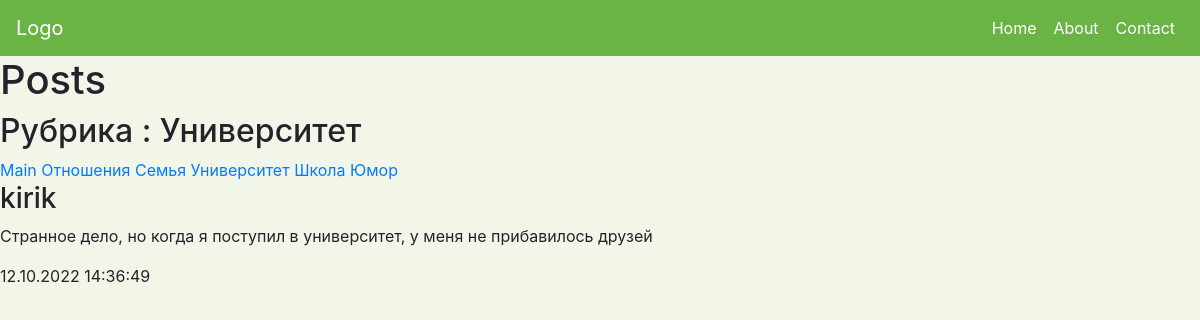
Screenshot of /blog_post/4/ with the database file from the repository.
### blog_post/models.py (models this page shows, shortened)
class Rubric(models.Model):
    name = models.CharField(max_length=20, db_index=True,
    verbose_name='Название')
    class Meta:
        verbose_name_plural = 'Рубрики'
        verbose_name = 'Рубрика'
        ordering = ['name']

class Post(models.Model):
    nickname = models.CharField(max_length=16, verbose_name='Ник')
    content = models.TextField(null=False, blank=False, verbose_name="Новость")
    published = models.DateTimeField(auto_now_add=True, db_index=True,
    verbose_name="Опубликовано")
    rubric = models.ForeignKey('Rubric', null=True, on_delete=models.PROTECT,
    verbose_name='Рубрика')
    class Meta:
        verbose_name_plural = "Посты"
        verbose_name = "Пост"
        ordering = ['-published']

### blog_post/views.py (the view)
# urls.py: path('<int:rubric_id>/', by_rubric, name='by_rubric'),
def by_rubric(request, rubric_id):
    posts = Post.objects.filter(rubric=rubric_id)
    rubrics = Rubric.objects.all()
    current_rubric = Rubric.objects.get(pk=rubric_id)
    context = {'posts': posts, 'rubrics':rubrics,
                'current_rubric': current_rubric}
    return render(request, 'by_rubric.html', context)

### blog_post/templates/by_rubric.html (shortened to what this page needs)
<html lang="en">
<head>
    <link rel="stylesheet" href="https://cdn.jsdelivr.net/npm/bootstrap@4.5.3/dist/css/bootstrap.min.css">
    <link rel="stylesheet" type="text/css" href="/home/pashtet/VSProjects/blog_project/blog_post/templates/main.css">
</head>
<body>
    <nav class="navbar navbar-expand-md">
        <a class="navbar-brand" href="#">Logo</a>
        <div class="collapse navbar-collapse" id="main-navigation">
            <ul class="navbar-nav">
                <li class="nav-item">
                    <a class="nav-link" href="#">Home</a>
                </li>
                <li class="nav-item">
                    <a class="nav-link" href="#">About</a>
                </li>
                <li class="nav-item">
                    <a class="nav-link" href="#">Contact</a>
                </li>
            </ul>
        </div>
    </nav>
    <h1>Posts</h1>
    <h2>Рубрика : {{ current_rubric.name }}</h2>
    <div>
        <a href="/blog_post/">Main</a>
        {% for rubric in rubrics %}
        <a href="/blog_post/{{ rubric.pk }}/">{{ rubric.name }}</a>
        {% endfor %}
    </div>
    {% for p in posts %}
    <div>
        <h3>{{ p.nickname }}</h3>
        <p>{{ p.content }}</p>
        <p>{{ p.published|date:"d.m.Y H:i:s" }}</p>
    </div>
    {% endfor %}
</body>
</html>

### blog_post/templates/main.css (style rules this page uses)
body { padding: 0; margin: 0; background: #f2f6e9; }
.navbar { background:#6ab446; }
.nav-link, .navbar-brand { color: #fff; cursor: pointer; }
.nav-link { margin-right: 1; }
.navbar-collapse { justify-content: flex-end; }

### rows the page displays
Rubric: name "Университет"
Rubric: name "Отношения"
Rubric: name "Семья"
Rubric: name "Школа"
Rubric: name "Юмор"
Post: nickname "kirik", content "Странное дело, но когда я поступил в университет, у меня не прибавилось друзей", published "12.10.2022 14:36:49"
